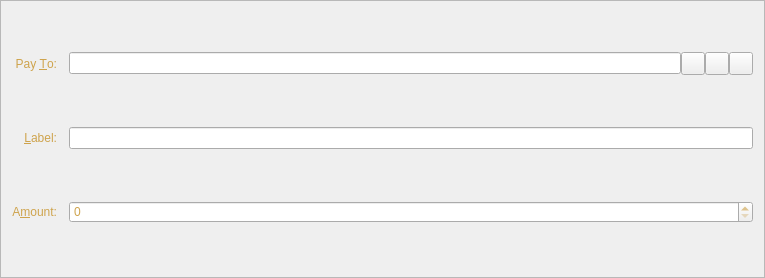
<?xml version="1.0" encoding="UTF-8"?>
<ui version="4.0">
 <class>SendCoinsEntry</class>
 <widget class="QFrame" name="SendCoinsEntry">
  <property name="geometry">
   <rect>
    <x>0</x>
    <y>0</y>
    <width>765</width>
    <height>278</height>
   </rect>
  </property>
  <property name="windowTitle">
   <string>Form</string>
  </property>
  <property name="styleSheet">
   <string notr="true">background-image: url(:/images/bkg2);
color: rgb(206, 163, 76);</string>
  </property>
  <property name="frameShape">
   <enum>QFrame::StyledPanel</enum>
  </property>
  <property name="frameShadow">
   <enum>QFrame::Sunken</enum>
  </property>
  <layout class="QGridLayout" name="gridLayout">
   <property name="spacing">
    <number>12</number>
   </property>
   <item row="5" column="0">
    <widget class="QLabel" name="label">
     <property name="text">
      <string>A&amp;mount:</string>
     </property>
     <property name="alignment">
      <set>Qt::AlignRight|Qt::AlignTrailing|Qt::AlignVCenter</set>
     </property>
     <property name="buddy">
      <cstring>payAmount</cstring>
     </property>
    </widget>
   </item>
   <item row="3" column="0">
    <widget class="QLabel" name="label_2">
     <property name="text">
      <string>Pay &amp;To:</string>
     </property>
     <property name="alignment">
      <set>Qt::AlignRight|Qt::AlignTrailing|Qt::AlignVCenter</set>
     </property>
     <property name="buddy">
      <cstring>payTo</cstring>
     </property>
    </widget>
   </item>
   <item row="5" column="1">
    <widget class="BitcoinAmountField" name="payAmount"/>
   </item>
   <item row="4" column="1">
    <layout class="QHBoxLayout" name="horizontalLayout_2">
     <property name="spacing">
      <number>0</number>
     </property>
     <item>
      <widget class="QValidatedLineEdit" name="addAsLabel">
       <property name="enabled">
        <bool>true</bool>
       </property>
       <property name="toolTip">
        <string>Enter a label for this address to add it to your address book</string>
       </property>
      </widget>
     </item>
    </layout>
   </item>
   <item row="4" column="0">
    <widget class="QLabel" name="label_4">
     <property name="text">
      <string>&amp;Label:</string>
     </property>
     <property name="alignment">
      <set>Qt::AlignRight|Qt::AlignTrailing|Qt::AlignVCenter</set>
     </property>
     <property name="buddy">
      <cstring>addAsLabel</cstring>
     </property>
    </widget>
   </item>
   <item row="3" column="1">
    <layout class="QHBoxLayout" name="payToLayout">
     <property name="spacing">
      <number>0</number>
     </property>
     <item>
      <widget class="QValidatedLineEdit" name="payTo">
       <property name="toolTip">
        <string>The address to send the payment to  (e.g. B8gZqgY4r2RoEdqYk3QsAqFckyf9pRHN6i)</string>
       </property>
       <property name="maxLength">
        <number>34</number>
       </property>
      </widget>
     </item>
     <item>
      <widget class="QToolButton" name="addressBookButton">
       <property name="toolTip">
        <string>Choose address from address book</string>
       </property>
       <property name="text">
        <string/>
       </property>
       <property name="icon">
        <iconset resource="../bitcoin.qrc">
         <normaloff>:/icons/address-book</normaloff>:/icons/address-book</iconset>
       </property>
       <property name="shortcut">
        <string>Alt+A</string>
       </property>
      </widget>
     </item>
     <item>
      <widget class="QToolButton" name="pasteButton">
       <property name="toolTip">
        <string>Paste address from clipboard</string>
       </property>
       <property name="text">
        <string/>
       </property>
       <property name="icon">
        <iconset resource="../bitcoin.qrc">
         <normaloff>:/icons/editpaste</normaloff>:/icons/editpaste</iconset>
       </property>
       <property name="shortcut">
        <string>Alt+P</string>
       </property>
      </widget>
     </item>
     <item>
      <widget class="QToolButton" name="deleteButton">
       <property name="toolTip">
        <string>Remove this recipient</string>
       </property>
       <property name="text">
        <string/>
       </property>
       <property name="icon">
        <iconset resource="../bitcoin.qrc">
         <normaloff>:/icons/remove</normaloff>:/icons/remove</iconset>
       </property>
      </widget>
     </item>
    </layout>
   </item>
  </layout>
 </widget>
 <customwidgets>
  <customwidget>
   <class>BitcoinAmountField</class>
   <extends>QSpinBox</extends>
   <header>bitcoinamountfield.h</header>
   <container>1</container>
  </customwidget>
  <customwidget>
   <class>QValidatedLineEdit</class>
   <extends>QLineEdit</extends>
   <header>qvalidatedlineedit.h</header>
  </customwidget>
 </customwidgets>
 <resources>
  <include location="../bitcoin.qrc"/>
 </resources>
 <connections/>
</ui>
